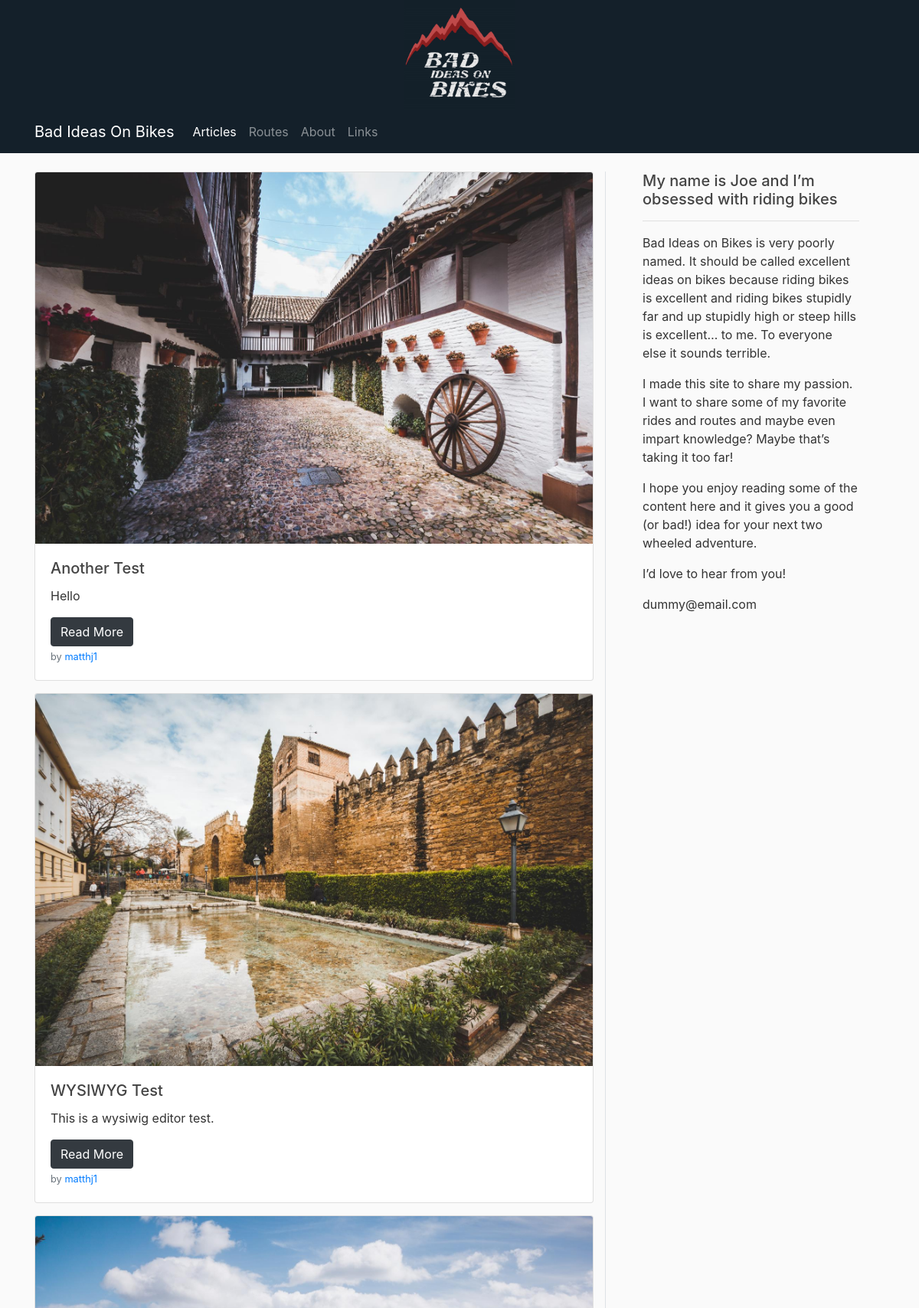
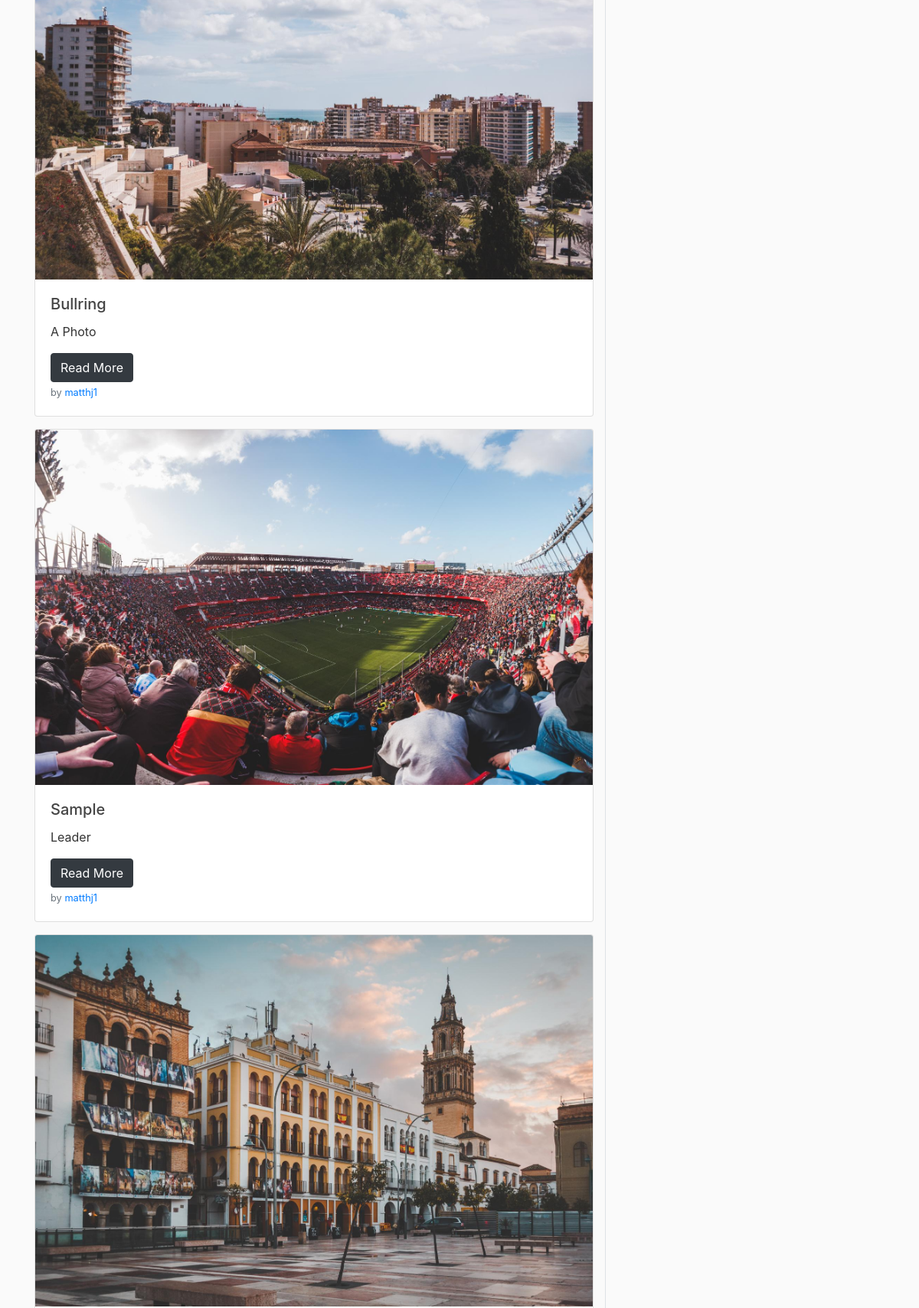
The page /home (upper part) on the database its author committed (2 pictures, top to bottom).
### flaskbiob/models.py (models this page shows, shortened)
class Posts(db.Model):
    id = db.Column(db.Integer, primary_key=True)
    title = db.Column(db.String(100), nullable=False)
    date = db.Column(db.DateTime, nullable=False, default=datetime.utcnow)
    leader = db.Column(db.Text, nullable=False)
    content = db.Column(db.Text, nullable=False)
    post_image = db.Column(db.String(100), nullable=False, default="default_post.jpg")
    user = db.Column(db.Integer, db.ForeignKey("users.id"), nullable=False)

class Users(db.Model, UserMixin):
    id = db.Column(db.Integer, primary_key=True)
    username = db.Column(db.String(20), unique=True, nullable=False)
    email = db.Column(db.String(100), unique=True, nullable=False)
    image_file = db.Column(db.String(20), nullable=False, default="default.png")
    password = db.Column(db.String(60), nullable=False)
    posts = db.relationship("Posts", backref="author", lazy=True)

### flaskbiob/main/routes.py (the view)
@main.route("/")
@main.route("/home")
def homePage():
    page = request.args.get("page", 1, type=int)
    posts = Posts.query.order_by(Posts.date.desc()).paginate(page=page, per_page=5)
    return render_template("Home.html", posts=posts)

### flaskbiob/templates/Home.html (shortened to what this page needs)
{% extends "BASE.html" %}
    {% block content %}
    <div class="row">
        <div class="col-lg-8" id="main">
            {% for post in posts.items %}
            <div class="card mb-3">
              <img src="{{ url_for('static', filename='post_pics/' + post.post_image) }}" class="card-img-top" alt="...">
              <div class="card-body">
                <h5 class="card-title">{{ post.title }}</h5>
                <p class="card-text">{{ post.leader }}</p>
                  <a href="{{ url_for('posts.postPage', post_id = post.id) }}" class="btn btn-dark">Read More</a>
                  <p class="card-text"><small class="text-muted">by <a href="{{ url_for('users.userpostPage', username=post.author.username) }}">{{ post.author.username }}</a></small></p>
              </div>
            </div>
            {% endfor %}
        </div>
        <div class="col-4 order-2 px-5 border-left d-none d-lg-block pb-3" id="sticky-sidebar">
            <div class="sticky-top sticky-offset">
                <h5>My name is Joe and I’m obsessed with riding bikes</h5>
                <hr>
                <p>Bad Ideas on Bikes is very poorly named. It should be called excellent ideas on bikes because riding bikes is excellent and riding bikes stupidly far and up stupidly high or steep hills is excellent… to me. To everyone else it sounds terrible.</p>
                <p>I made this site to share my passion. I want to share some of my favorite rides and routes and maybe even impart knowledge? Maybe that’s taking it too far!</p>
                <p>I hope you enjoy reading some of the content here and it gives you a good (or bad!) idea for your next two wheeled adventure.</p>
                <p>I’d love to hear from you!</p>
                <p>dummy@email.com</p>
            </div>
        </div>
    </div>
    {% endblock content %}

### flaskbiob/templates/BASE.html (shortened to what this page needs)
<!DOCTYPE html>
<html lang="en">
<head>
    <link rel="stylesheet" href="https://stackpath.bootstrapcdn.com/bootstrap/4.5.2/css/bootstrap.min.css">
    <link rel="stylesheet" type="text/css" href="{{ url_for('static', filename='main.css') }}">
</head>
    <body>
    <div class="banner-top"><img src="{{ url_for('static', filename='BIOB_Dark_Square_SM.jpg') }}" class="mx-auto d-block img-fluid"></div>
    <nav class="navbar navbar-expand-lg sticky-top navbar-dark bg-custom mb-4">
        <div class="container">
              <a class="navbar-brand" href="{{ url_for('main.homePage') }}">Bad Ideas On Bikes</a>
              <div class="collapse navbar-collapse" id="navbarNav">
                <ul class="navbar-nav">
                  <li class="nav-item {% if request.endpoint == 'main.homePage' %} active {% endif %}">
                    <a class="nav-link" href="{{ url_for('main.homePage') }}">Articles <span class="sr-only">(current)</span></a>
                  </li>
                    <li class="nav-item {% if request.endpoint == 'main.routesPage' %} active {% endif %}">
                    <a class="nav-link" href="{{ url_for('main.routesPage') }}">Routes</a>
                  </li>
                  <li class="nav-item {% if request.endpoint == 'main.aboutPage' %} active {% endif %}">
                    <a class="nav-link" href="{{ url_for('main.aboutPage') }}">About</a>
                  </li>
                  <li class="nav-item {% if request.endpoint == 'main.linkPage' %} active {% endif %}">
                    <a class="nav-link" href="#">Links</a>
                  </li>
                </ul>
              </div>
        </div>
    </nav>
    <div class="container">
            {% block content %}
            {% endblock content %}
    </div>
    </body>
</html>

### flaskbiob/static/main.css (style rules this page uses)
body { background: #fafafa; color: #333333; }
h1, h2, h3, h4, h5, h6 { color: #444444; }
.bg-custom { background-color: #14202a; }
.banner-top { background-color: #14202a; }
.banner-top img { max-width: 12%; min-width: 10%; height: auto; }
.sticky-offset { top: 70px; }

### rows shown on the page
Posts: post_image (picture), title "Another Test", leader "Hello", author.username "matthj1"
Posts: post_image (picture), title "WYSIWYG Test", leader "This is a wysiwig editor test.", author.username "matthj1"
Posts: post_image (picture), title "Bullring", leader "A Photo", author.username "matthj1"
Posts: post_image (picture), title "Sample", leader "Leader", author.username "matthj1"
Posts: post_image (picture)
